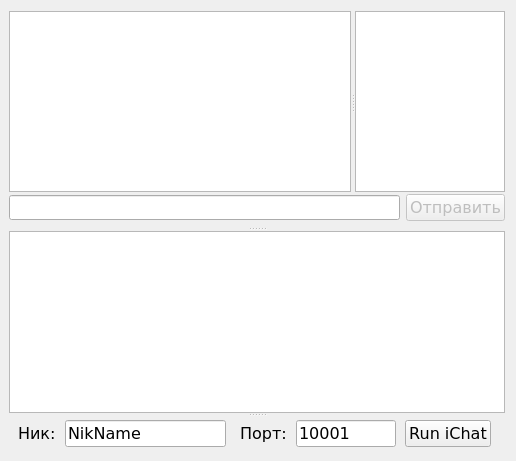
<?xml version="1.0" encoding="UTF-8"?>
<ui version="4.0">
 <class>MainWindow</class>
 <widget class="QMainWindow" name="MainWindow">
  <property name="geometry">
   <rect>
    <x>0</x>
    <y>0</y>
    <width>516</width>
    <height>461</height>
   </rect>
  </property>
  <property name="font">
   <font>
    <family>Verdana</family>
   </font>
  </property>
  <property name="windowTitle">
   <string>UDP iChat</string>
  </property>
  <widget class="QWidget" name="centralWidget">
   <layout class="QVBoxLayout" name="verticalLayout_2">
    <property name="leftMargin">
     <number>9</number>
    </property>
    <item>
     <widget class="QSplitter" name="splitter">
      <property name="orientation">
       <enum>Qt::Vertical</enum>
      </property>
      <widget class="QWidget" name="layoutWidget">
       <layout class="QVBoxLayout" name="verticalLayout">
        <property name="spacing">
         <number>2</number>
        </property>
        <property name="leftMargin">
         <number>0</number>
        </property>
        <property name="topMargin">
         <number>0</number>
        </property>
        <property name="rightMargin">
         <number>0</number>
        </property>
        <property name="bottomMargin">
         <number>6</number>
        </property>
        <item>
         <widget class="QSplitter" name="vSplitter">
          <property name="enabled">
           <bool>true</bool>
          </property>
          <property name="orientation">
           <enum>Qt::Horizontal</enum>
          </property>
          <widget class="QPlainTextEdit" name="plainTextEdit"/>
          <widget class="QListWidget" name="onlineList">
           <property name="maximumSize">
            <size>
             <width>150</width>
             <height>10000</height>
            </size>
           </property>
          </widget>
         </widget>
        </item>
        <item>
         <layout class="QHBoxLayout" name="sendMessage">
          <item>
           <widget class="QLineEdit" name="messageEdit">
            <property name="font">
             <font>
              <family>Verdana</family>
              <pointsize>10</pointsize>
             </font>
            </property>
            <property name="styleSheet">
             <string notr="true">.messageEdit {
  color: #FF0202;
}</string>
            </property>
           </widget>
          </item>
          <item>
           <widget class="QPushButton" name="sendButton">
            <property name="enabled">
             <bool>false</bool>
            </property>
            <property name="font">
             <font>
              <pointsize>12</pointsize>
             </font>
            </property>
            <property name="text">
             <string>Отправить</string>
            </property>
           </widget>
          </item>
         </layout>
        </item>
       </layout>
      </widget>
      <widget class="QTextBrowser" name="log">
       <property name="tabletTracking" stdset="0">
        <bool>false</bool>
       </property>
      </widget>
      <widget class="QWidget" name="layoutWidget">
       <layout class="QHBoxLayout" name="horizontalLayout">
        <property name="spacing">
         <number>9</number>
        </property>
        <property name="sizeConstraint">
         <enum>QLayout::SetDefaultConstraint</enum>
        </property>
        <property name="leftMargin">
         <number>9</number>
        </property>
        <property name="topMargin">
         <number>3</number>
        </property>
        <property name="rightMargin">
         <number>14</number>
        </property>
        <property name="bottomMargin">
         <number>3</number>
        </property>
        <item>
         <widget class="QLabel" name="nickLabel">
          <property name="font">
           <font>
            <family>Verdana</family>
            <pointsize>12</pointsize>
           </font>
          </property>
          <property name="text">
           <string>Ник:</string>
          </property>
         </widget>
        </item>
        <item>
         <widget class="QLineEdit" name="nicknameEdit">
          <property name="font">
           <font>
            <pointsize>12</pointsize>
           </font>
          </property>
          <property name="text">
           <string>NikName</string>
          </property>
         </widget>
        </item>
        <item>
         <widget class="QLabel" name="portLabel">
          <property name="font">
           <font>
            <pointsize>12</pointsize>
           </font>
          </property>
          <property name="text">
           <string> Порт:</string>
          </property>
         </widget>
        </item>
        <item>
         <widget class="QLineEdit" name="portNumEdit">
          <property name="maximumSize">
           <size>
            <width>100</width>
            <height>16777215</height>
           </size>
          </property>
          <property name="font">
           <font>
            <family>Verdana</family>
            <pointsize>12</pointsize>
           </font>
          </property>
          <property name="text">
           <string>10001</string>
          </property>
         </widget>
        </item>
        <item>
         <widget class="QPushButton" name="enterChatButton">
          <property name="font">
           <font>
            <family>Verdana</family>
            <pointsize>12</pointsize>
           </font>
          </property>
          <property name="text">
           <string>Run iChat</string>
          </property>
         </widget>
        </item>
       </layout>
      </widget>
     </widget>
    </item>
   </layout>
  </widget>
 </widget>
 <layoutdefault spacing="6" margin="11"/>
 <resources/>
 <connections/>
 <slots>
  <slot>refreshOnlineList()</slot>
 </slots>
</ui>
